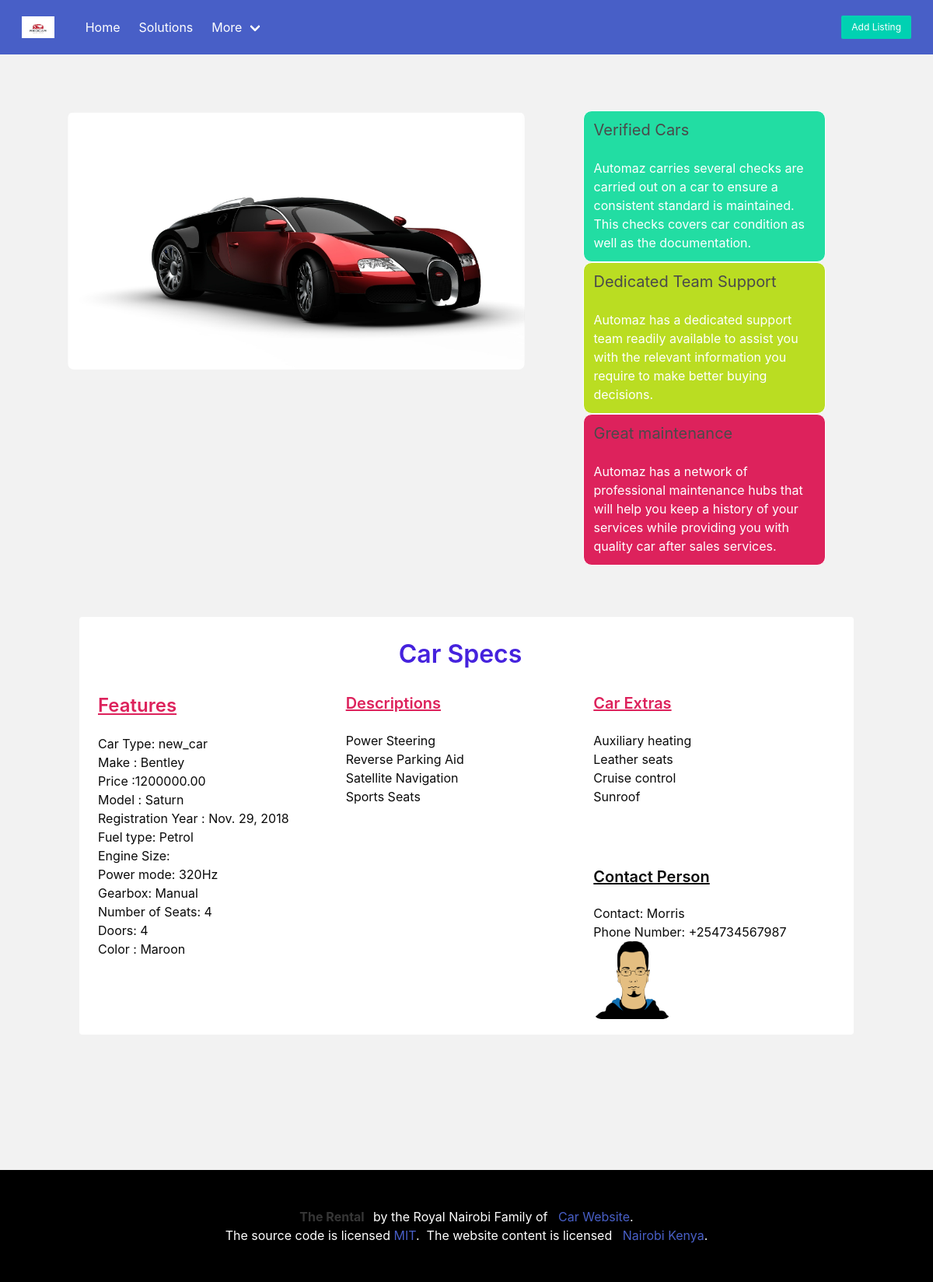
Page /car/5 on the committed database.
### car_fleet/models.py (models this page shows, shortened)
class Car(models.Model):
    custom_user = models.ForeignKey(CustomUser, on_delete=models.CASCADE)
    car_image = models.ImageField(upload_to ='motors', default='race.jpg')
    car_category = models.ForeignKey(Category, null=True, on_delete=models.CASCADE)
    make = models.CharField(max_length=255, choices=CAR_MAKES)
    price = models.DecimalField(max_digits=10,decimal_places=2)
    model_type = models.CharField(max_length= 255, choices=CAR_MANUFACTURER)
    release_year = models.DateField(null=True)
    fuel = models.CharField(max_length=255)
    engine_mode_size = models.CharField(max_length=255)
    power = models.CharField(max_length=255)
    gearbox = models.CharField(max_length=255)
    number_of_seats = models.IntegerField()
    doors = models.IntegerField()
    color = models.CharField(max_length=255)
    description = models.ManyToManyField(Description)
    extra =  models.ManyToManyField(CarExtra)
    slug = models.SlugField(null=True)
    contact = models.ForeignKey(Contact,on_delete=models.CASCADE, null=True)
    class Meta:
        ordering = ["release_year"]

class Category(models.Model):
    name = models.CharField(max_length=255, choices=CAR_CATEGORY, default='used_car')
    slug = models.SlugField(null=True, unique= True)
    class Meta:
        verbose_name = 'categorie'
    def __str__(self):
        return self.name

class Description(models.Model):
    desc_1 = models.CharField(max_length=255)
    desc_2 = models.CharField(max_length=255)
    desc_3 = models.CharField(max_length=255)
    desc_4 = models.CharField(max_length=255)
    desc_5 = models.CharField(max_length=255)

class CarExtra(models.Model):
    extra_1 = models.CharField(max_length= 30)
    extra_2 = models.CharField(max_length= 30)
    extra_3 = models.CharField(max_length= 30)
    extra_4 = models.CharField(max_length= 30)

class Contact(models.Model):
    dealer= models.CharField(max_length=30)
    avatar = models.ImageField(upload_to="media/profiles", null=True)
    phone_number = PhoneNumberField()
    def __str__(self):
        return self.dealer
        return '%s'% (self.dealer_name)

### car_fleet/views.py (the view)
# urls.py: path('car/<int:pk>',CarDetailAccessView.as_view(), name='car'),
class CarDetailAccessView(DetailView):
    model = Car
    template_name ='pages/car_detail.html'
    success_url = 'home'

### accounts/templates/pages/car_detail.html (shortened to what this page needs)
{% extends 'main.html' %}
{% load humanize %}
{% block content %}
{% load thumbnail %}
<section class='section is-medium'>
  <div class="container is-fullhd">
    <div class="columns">
      <div class="column is-7 is-mobile">
        <figure class="image">
          <img src ="{{object.car_image.url}}" style="border-radius:8px; heigth:50px; width:100%;" />
        </figure>
      </div>
      <div class="column is-auto">
        {% include 'search/extras.html' %}
      </div>
    </div>
  </div>
  <div class="container is-fullhd" style="padding:30px;">
    <div class="notification is-white">
      <h3 class="title is-3" style="text-align:center; padding:10px;color:#4522DD;">Car Specs</h3>
      <div class="columns">
      <div class="column is-4">
        <h4 class="title is-4" style="text-decoration:underline;color:#DD225C;">Features</h4>
        <p>Car Type: {{object.car_category}}</p>
          <p>Make : {{object.make}}</p>
          <p>Price :{{object.price}}</p>
          <p>Model : {{object.model_type}}</p>
          <p>Registration Year : {{object.release_year}}</p>
          <p>Fuel type: {{object.fuel}}</p>
          <p>Engine Size: {{object.engine_mode}}</p>
          <p>Power mode: {{object.power}}</p>
          <p>Gearbox: {{object.gearbox}}</p>
          <p>Number of Seats: {{object.number_of_seats}}</p>
          <p>Doors: {{object.doors}}</p>
          <p>Color : {{object.color}}</p>
      </div>
      <div class="column is-4">
        <h5 class="title is-5" style="text-decoration:underline;color:#DD225C;">Descriptions</h5>
        {% for e in object.description.all %}
           <p>{{e.desc_1}}</p>
           <p>{{e.desc_2}}</p>
           <p>{{e.desc_3}}</p>
           <p>{{e.desc_4}}</p>
          {% endfor%}
      </div>
      <div class="column is-4">
        <h4 class="title is-5" style="text-decoration:underline;color:#DD225C;">Car Extras</h4>
        {% for extras in object.extra.all %}
            <p>{{extras.extra_1}}</p>
            <p>{{extras.extra_2}}</p>
            <p>{{extras.extra_3}}</p>
            <p>{{extras.extra_4}}</p>
          {% endfor%}
          <h4 class="title is-5" style="text-decoration:underline;margin-top:80px;">Contact Person</h4>
           <p>Contact: {{object.contact}}</p>
          <p>Phone Number: {{object.contact.phone_number }}</p>
          <figure class="image is-round ">
            <img src="{{object.contact.avatar.url }}" style="border-radius:10px; height:100px; width:100px;"/>
          </figure>
      </div>
    </div>
  </div>
</section>
{% endblock content %}

### rows in the picture
Car: car_image (picture), car_category "new_car", make "Bentley", price "1200000.00", model_type "Saturn", release_year "Nov. 29, 2018", fuel "Petrol", power "320Hz", gearbox "Manual", number_of_seats "4", doors "4", color "Maroon", contact "Morris", contact.phone_number "+254734567987", contact.avatar (picture)
Description: desc_1 "Power Steering", desc_2 "Reverse Parking Aid", desc_3 "Satellite Navigation", desc_4 "Sports Seats"
CarExtra: extra_1 "Auxiliary heating", extra_2 "Leather seats", extra_3 "Cruise control", extra_4 "Sunroof"
